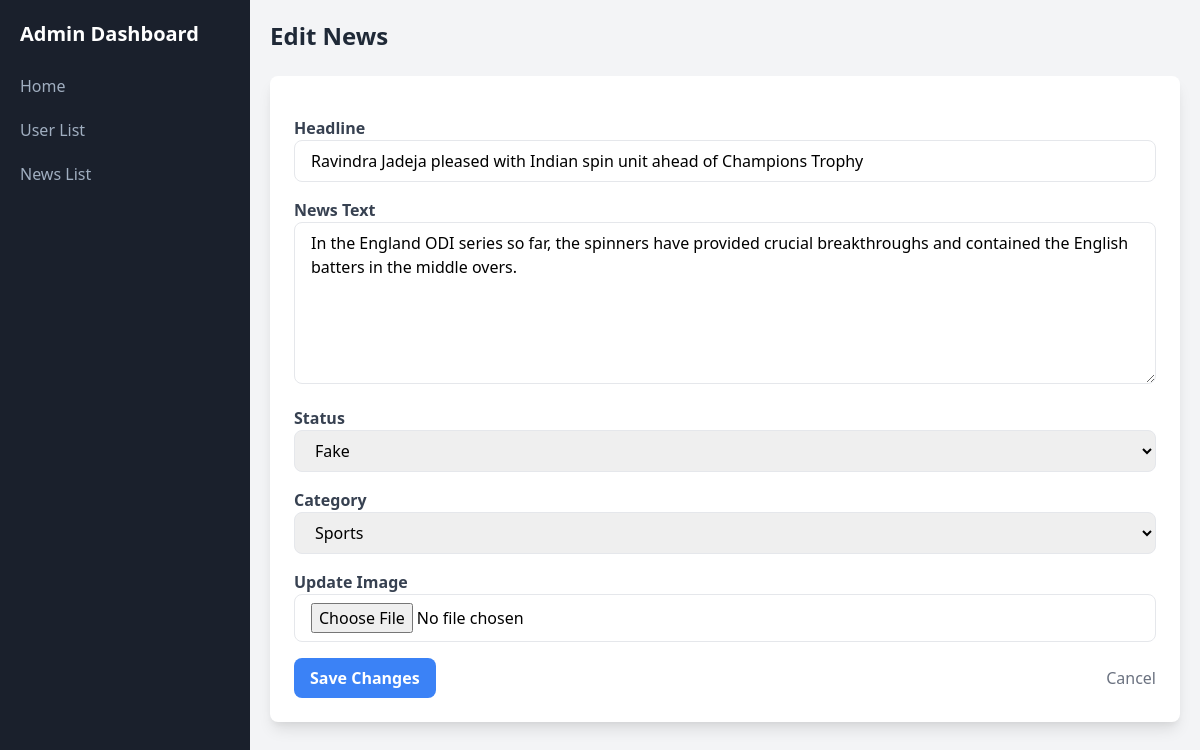
The page /edit_newsad/11/ (signed in) on the database its author committed.
### detect/models.py (models this page shows)
class News(models.Model):
    newstext= models.TextField()
    author = models.ForeignKey(UserReg, on_delete=models.CASCADE)
    created_at = models.DateTimeField(auto_now_add=True)
    newsstatus = models.CharField(max_length=10,null=True, blank=True)
    us_behave= models.CharField(max_length=50,null=True, blank=True,default="Posts an equal mix of real and fake news")
    image = models.ImageField(upload_to='news/',null=True, blank=True)
    headline = models.CharField(max_length=254)
    category = models.CharField(max_length=50, choices=[
    ('Sports', 'Sports'),
    ('Entertainment', 'Entertainment'),
    ('Local News', 'Local News'),
    ('Technology', 'Technology'),
    ('Business', 'Business')
])
    news_hash = models.CharField(max_length=64, null=True, blank=True)
    status = models.BooleanField(default=False)

### detect/views.py (the view, shortened to what this page needs)
# urls.py: path('edit_newsad/<int:nid>/',Editnews,name='edit_newsad'),
def Editnews(request,nid):
    if 'admin_email' in request.session:
        news = News.objects.get(id=nid)
        return render(request, 'admin_edit_news.html', {'news': news})
    else:
        return redirect('admin_login')

### detect/templates/admin_edit_news.html (shortened to what this page needs)
<!DOCTYPE html>
<html lang="en">
<head>
    <link href="https://cdn.jsdelivr.net/npm/tailwindcss@2.0.0/dist/tailwind.min.css" rel="stylesheet">
</head>
<body class="bg-gray-100">
    <div class="sidebar">
        <h2 class="text-xl font-semibold mb-4">Admin Dashboard</h2>
        <a href="{% url 'admin_home' %}">Home</a>
        <a href="{% url 'view_users' %}">User List</a>
        <a href="{% url 'view_news' %}">News List</a>
    </div>
    <div class="content">
        <h1 class="text-2xl font-semibold text-gray-800 mb-6">Edit News</h1>
        <form action="{% url 'edit_newsad' news.id %}" method="POST" enctype="multipart/form-data" class="bg-white p-6 rounded-lg shadow-lg space-y-4">
            <div>
                <label for="headline" class="block text-gray-700 font-semibold">Headline</label>
                <input type="text" id="headline" name="headline" value="{{ news.headline }}" class="w-full px-4 py-2 border rounded-lg focus:outline-none focus:ring-2 focus:ring-blue-500">
            </div>
            <div>
                <label for="newstext" class="block text-gray-700 font-semibold">News Text</label>
                <textarea id="newstext" name="newstext" rows="6" class="w-full px-4 py-2 border rounded-lg focus:outline-none focus:ring-2 focus:ring-blue-500">{{ news.newstext }}</textarea>
            </div>
            <div>
                <label for="status" class="block text-gray-700 font-semibold">Status</label>
                <select id="status" name="status" class="w-full px-4 py-2 border rounded-lg focus:outline-none focus:ring-2 focus:ring-blue-500">
                    <option value="Fake" {% if news.newsstatus == 'Fake' %}selected{% endif %}>Fake</option>
                </select>
            </div>
            <div>
                <label for="category" class="block text-gray-700 font-semibold">Category</label>
                <select id="category" name="category" class="w-full px-4 py-2 border rounded-lg focus:outline-none focus:ring-2 focus:ring-blue-500">
                    <option value="Sports" {% if news.category == 'Sports' %}selected{% endif %}>Sports</option>
                </select>
            </div>
            <div>
                <label for="image" class="block text-gray-700 font-semibold">Update Image</label>
                <input type="file" id="image" name="image" class="w-full px-4 py-2 border rounded-lg focus:outline-none focus:ring-2 focus:ring-blue-500">
            </div>
            <div class="flex justify-between items-center">
                <button type="submit" class="bg-blue-500 text-white px-4 py-2 rounded-lg font-semibold hover:bg-blue-600">Save Changes</button>
                <a href="{% url 'view_news' %}" class="text-gray-500 hover:underline">Cancel</a>
            </div>
        </form>
    </div>
</body>
</html>

### detect/templates/admin_edit_news.html (style rules this page uses)
.sidebar { min-width: 250px; max-width: 250px; height: 100vh; position: fixed; top: 0; left: 0; background-color: #1a202c; color: white; padding: 20px; display: flex; flex-direction: column; z-index: 1000; }
.sidebar a { margin: 10px 0; color: #a0aec0; text-decoration: none; font-size: 1rem; }
.content { margin-left: 250px; padding: 20px; }

### rows shown on the page
News: headline "Ravindra Jadeja pleased with Indian spin unit ahead of Champions Trophy", newstext "In the England ODI series so far, the spinners have provided crucial breakthroughs and contained the English batters in the middle overs.", status "Fake", category "Sports"
